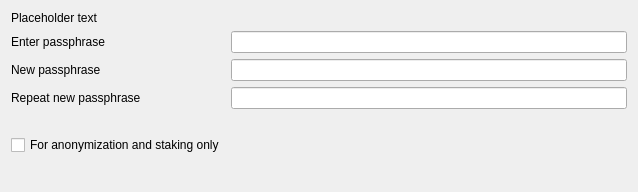
<?xml version="1.0" encoding="UTF-8"?>
<ui version="4.0">
 <class>AskPassphraseDialog</class>
 <widget class="QDialog" name="AskPassphraseDialog">
  <property name="geometry">
   <rect>
    <x>0</x>
    <y>0</y>
    <width>638</width>
    <height>164</height>
   </rect>
  </property>
  <property name="sizePolicy">
   <sizepolicy hsizetype="Preferred" vsizetype="Minimum">
    <horstretch>0</horstretch>
    <verstretch>0</verstretch>
   </sizepolicy>
  </property>
  <property name="minimumSize">
   <size>
    <width>550</width>
    <height>0</height>
   </size>
  </property>
  <property name="windowTitle">
   <string>Passphrase Dialog</string>
  </property>
  <layout class="QVBoxLayout" name="verticalLayout">
   <property name="sizeConstraint">
    <enum>QLayout::SetMinimumSize</enum>
   </property>
   <item>
    <widget class="QLabel" name="warningLabel">
     <property name="text">
      <string notr="true">Placeholder text</string>
     </property>
     <property name="textFormat">
      <enum>Qt::RichText</enum>
     </property>
     <property name="wordWrap">
      <bool>true</bool>
     </property>
    </widget>
   </item>
   <item>
    <layout class="QFormLayout" name="formLayout">
     <property name="sizeConstraint">
      <enum>QLayout::SetMinimumSize</enum>
     </property>
     <property name="fieldGrowthPolicy">
      <enum>QFormLayout::AllNonFixedFieldsGrow</enum>
     </property>
     <item row="0" column="0">
      <widget class="QLabel" name="passLabel1">
       <property name="text">
        <string>Enter passphrase</string>
       </property>
      </widget>
     </item>
     <item row="0" column="1">
      <widget class="QLineEdit" name="passEdit1">
       <property name="echoMode">
        <enum>QLineEdit::Password</enum>
       </property>
      </widget>
     </item>
     <item row="1" column="0">
      <widget class="QLabel" name="passLabel2">
       <property name="text">
        <string>New passphrase</string>
       </property>
      </widget>
     </item>
     <item row="1" column="1">
      <widget class="QLineEdit" name="passEdit2">
       <property name="echoMode">
        <enum>QLineEdit::Password</enum>
       </property>
      </widget>
     </item>
     <item row="2" column="0">
      <widget class="QLabel" name="passLabel3">
       <property name="text">
        <string>Repeat new passphrase</string>
       </property>
      </widget>
     </item>
     <item row="2" column="1">
      <widget class="QLineEdit" name="passEdit3">
       <property name="echoMode">
        <enum>QLineEdit::Password</enum>
       </property>
      </widget>
     </item>
     <item row="3" column="1">
      <widget class="QLabel" name="capsLabel">
       <property name="font">
        <font>
         <weight>75</weight>
         <bold>true</bold>
        </font>
       </property>
       <property name="text">
        <string/>
       </property>
       <property name="alignment">
        <set>Qt::AlignCenter</set>
       </property>
      </widget>
     </item>
     <item row="4" column="0">
      <widget class="QCheckBox" name="anonymizationCheckBox">
       <property name="enabled">
        <bool>true</bool>
       </property>
       <property name="visible">
        <bool>false</bool>
       </property>
       <property name="toolTip">
        <string>Serves to disable the trivial sendmoney when OS account compromised. Provides no real security.</string>
       </property>
       <property name="text">
        <string>For anonymization and staking only</string>
       </property>
      </widget>
     </item>
    </layout>
   </item>
   <item>
    <layout class="QHBoxLayout" name="horizontalLayout">
     <item>
      <spacer name="horizontalSpacer">
       <property name="orientation">
        <enum>Qt::Horizontal</enum>
       </property>
       <property name="sizeHint" stdset="0">
        <size>
         <width>40</width>
         <height>20</height>
        </size>
       </property>
      </spacer>
     </item>
     <item>
      <widget class="QtMaterialFlatButton" name="acceptButton" native="true">
       <property name="text" stdset="0">
        <string>OK</string>
       </property>
       <property name="autoDefault" stdset="0">
        <bool>true</bool>
       </property>
      </widget>
     </item>
     <item>
      <widget class="QtMaterialFlatButton" name="cancelButton" native="true">
       <property name="text" stdset="0">
        <string>Cancel</string>
       </property>
       <property name="autoDefault" stdset="0">
        <bool>false</bool>
       </property>
      </widget>
     </item>
    </layout>
   </item>
  </layout>
 </widget>
 <customwidgets>
  <customwidget>
   <class>QtMaterialFlatButton</class>
   <extends>QWidget</extends>
   <header>qtmaterialflatbutton.h</header>
  </customwidget>
 </customwidgets>
 <resources/>
 <connections/>
</ui>
